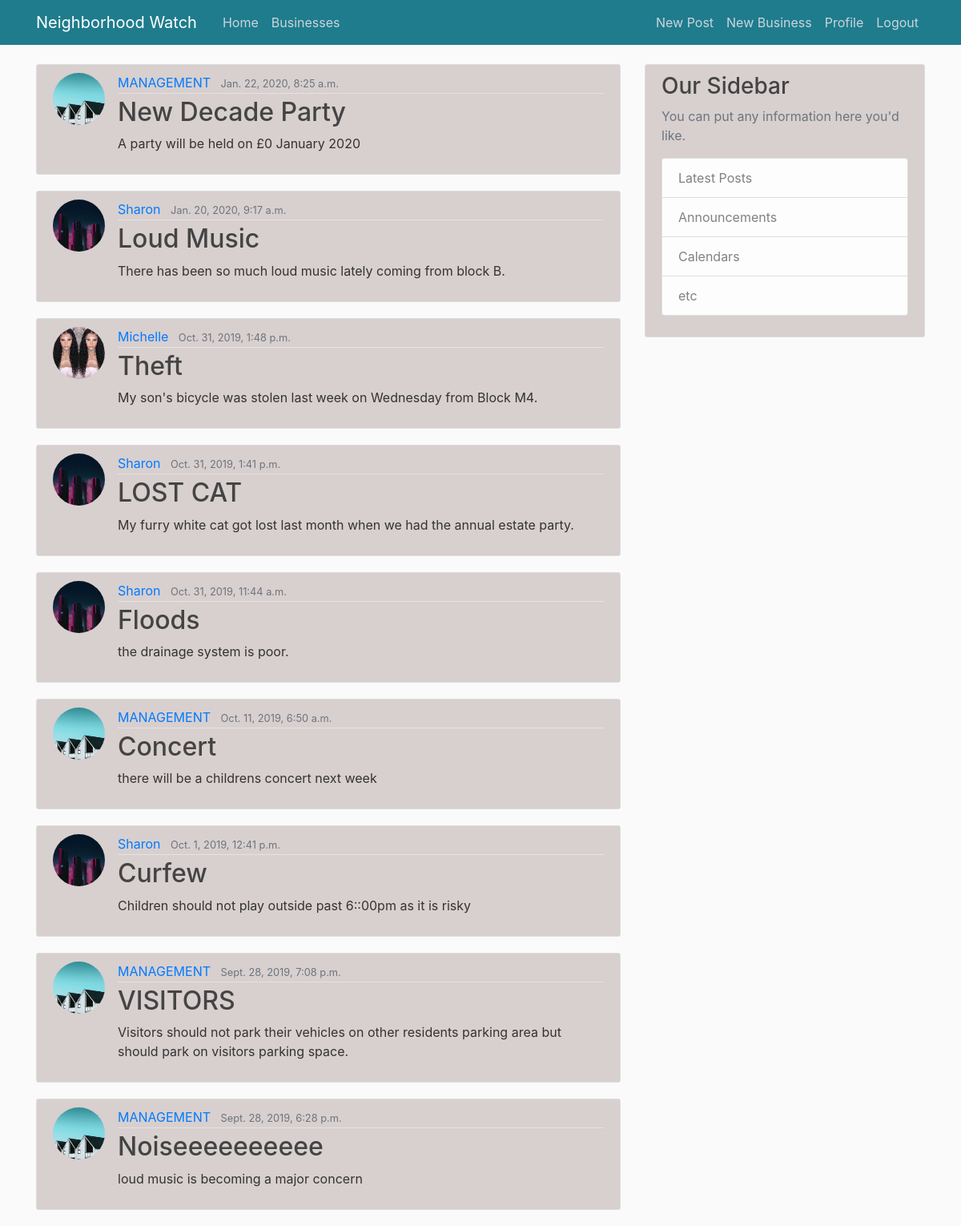
The app's page / (signed in) with its own data.
### project/models.py (models this page shows, shortened)
class Post(models.Model):
    title = models.CharField(max_length=50)
    content = models.TextField()
    date_posted = models.DateTimeField(default=timezone.now)
    Personel = models.ForeignKey(User, on_delete=models.CASCADE)

### users/models.py (models this page shows, shortened)
class Profile(models.Model):
    user = models.OneToOneField(User, on_delete=models.CASCADE)
    image = models.ImageField(default='default.jpg', upload_to='profile_pics')

### project/views.py (the view)
# urls.py: path('', PostListView.as_view(), name='project_home'),
class PostListView(ListView):
    model = Post
    template_name = 'project/home.html'
    context_object_name = 'posts'
    ordering = ['-date_posted'] #posts to be rendered from latest to oldest(adding the minus sign helps in this )

### project/templates/project/home.html
{% extends "project/base.html"%}
{% block content %}
    {% for post in posts%}
    <article class="media content-section">
      <img class="rounded-circle article-img" src="{{ post.Personel.profile.image.url }}">
            <div class="media-body">
              <div class="article-metadata">
                <a class="mr-2" href="#">{{ post.Personel }}</a>
                <small class="text-muted">{{ post.date_posted }}</small>
              </div>
              <h2><a class="article-title" href="{% url 'post_detail' post.id%}">{{ post.title }}</a></h2>
              <p class="article-content">{{ post.content }}</p>
            </div>
          </article>
    {% endfor%}
{% endblock content %}

### project/static/project/main.css (style rules this page uses)
body { background: #fafafa; color: #333333; margin-top: 5rem; }
h1, h2, h3, h4, h5, h6 { color: #444444; }
.content-section { background: #d8cfcf; padding: 10px 20px; border: 1px solid #dddddd; border-radius: 3px; margin-bottom: 20px; }
.article-title { color: #444444; }
.article-content { white-space: pre-line; }
.article-img { height: 65px; width: 65px; margin-right: 16px; }
.article-metadata { padding-bottom: 1px; margin-bottom: 4px; border-bottom: 1px solid #e3e3e3 }

### records on screen
Post: Personel.profile.image (picture), Personel "MANAGEMENT", date_posted "Jan. 22, 2020, 8:25 a.m.", title "New Decade Party", content "A party will be held on £0 January 2020"
Post: Personel.profile.image (picture), Personel "Sharon", date_posted "Jan. 20, 2020, 9:17 a.m.", title "Loud Music", content "There has been so much loud music lately coming from block B."
Post: Personel.profile.image (picture), Personel "Michelle", date_posted "Oct. 31, 2019, 1:48 p.m.", title "Theft", content "My son's bicycle was stolen last week on Wednesday from Block M4."
Post: Personel.profile.image (picture), Personel "Sharon", date_posted "Oct. 31, 2019, 1:41 p.m.", title "LOST CAT", content "My furry white cat got lost last month when we had the annual estate party."
Post: Personel.profile.image (picture), Personel "Sharon", date_posted "Oct. 31, 2019, 11:44 a.m.", title "Floods", content "the drainage system is poor."
Post: Personel.profile.image (picture), Personel "MANAGEMENT", date_posted "Oct. 11, 2019, 6:50 a.m.", title "Concert", content "there will be a childrens concert next week"
Post: Personel.profile.image (picture), Personel "Sharon", date_posted "Oct. 1, 2019, 12:41 p.m.", title "Curfew", content "Children should not play outside past 6::00pm as it is risky"
Post: Personel.profile.image (picture), Personel "MANAGEMENT", date_posted "Sept. 28, 2019, 7:08 p.m.", title "VISITORS", content "Visitors should not park their vehicles on other residents parking area but should park on visitors parking space."
Post: Personel.profile.image (picture), Personel "MANAGEMENT", date_posted "Sept. 28, 2019, 6:28 p.m.", title "Noiseeeeeeeeee", content "loud music is becoming a major concern"
